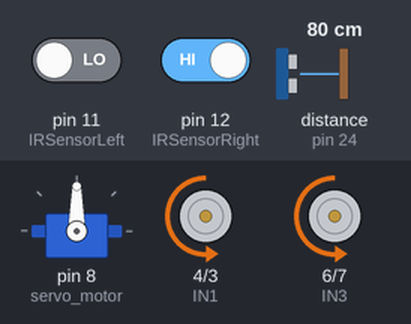
Recording of a program running on a simulated Arduino Mega 2560, built with avr-gcc and run on an emulated ATmega2560. Parts: servo, motor-driver pin pairs drawn as motors (green arrow = first pin HIGH = forward, orange = second pin HIGH = backward, longer = more drive, scaled by the enable pin). Wiring (inferred from the names in the program): ultrasonic range finder: trigger pin 22; echo pin 24. The test bench sets the inputs (shaded band); at power-on: distance to the obstacle (sensor on pin 24) 80 cm, pin 11 (IRSensorLeft) LOW, pin 12 (IRSensorRight) HIGH. The echo pulse lasts 58.3 µs per cm.

Above: at 1.2 s.
1.3 s: distance to the obstacle (sensor on pin 24) set to 2 cm
At 1.49 s:
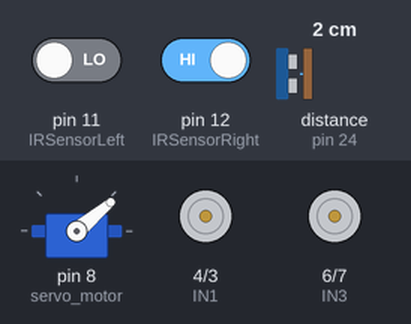
4.3 s: distance to the obstacle (sensor on pin 24) set to 35 cm
At 4.8 s:
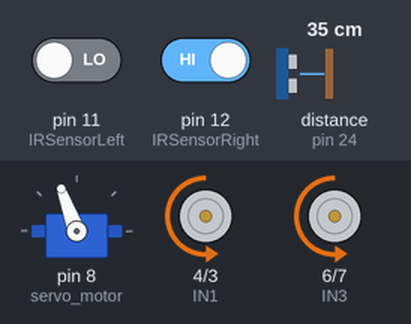
5.8 s: pin 11 (IRSensorLeft) driven HIGH
At 6.8 s:
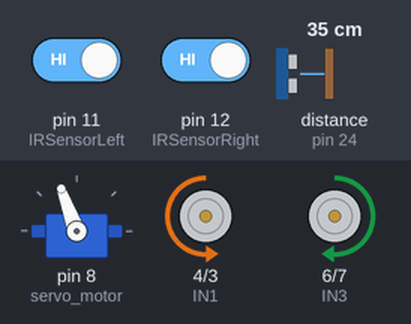
7.3 s: pin 11 (IRSensorLeft) driven LOW
At 7.8 s:
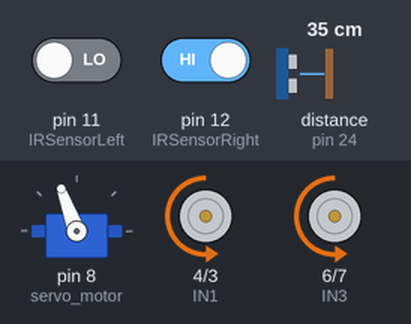
8.8 s: pin 12 (IRSensorRight) driven LOW
At 10.2 s:
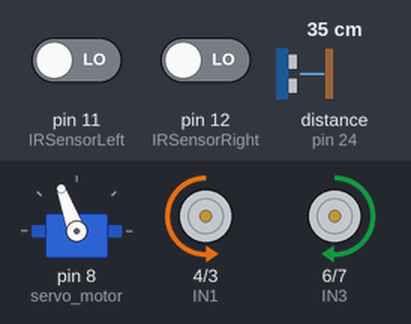
Timing chart, 0 to 11.3 s (numbered marks = the images above; inputs shaded):
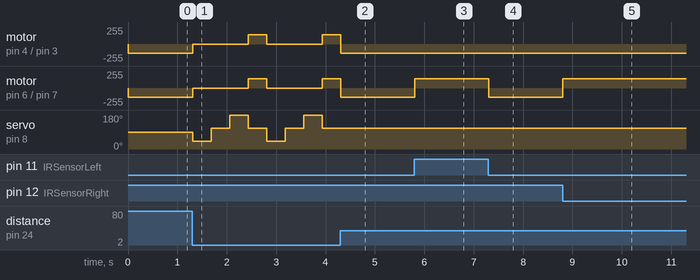

The program:

main.cpp
```cpp
//the environment this code is written for, has already been pre-configured

#include <Arduino.h>
#include <Servo.h>
#include <NewPing.h>

#define IRSensorRight 12
#define IRSensorLeft 11

int motorSpeed = 140; //fixed but this is where we create a function
// motorSpeed(); its varied by several factors

int ENA = 2; //pwm enabled pin
int IN1 = 4;
int IN2 = 3;


int ENB = 5; //pwm enabled pin
int IN3 = 6;
int IN4 = 7;


int trigPin = 22; //trigger pin for USS
int echoPin = 24; //echo pin fro USS

Servo servo_motor; //create a servo object
long duration, cm, inches;


void stopMotors()
{
  digitalWrite(IN1, LOW);
  digitalWrite(IN2, LOW);
  digitalWrite(IN3, LOW);
  digitalWrite(IN4, LOW);
}

void turnRight()
{
  digitalWrite(IN1, LOW);
  digitalWrite(IN2, HIGH);
  digitalWrite(IN3, LOW);
  digitalWrite(IN4, HIGH);

  //to motors 3/4
  analogWrite(ENA, motorSpeed);
  analogWrite(ENB, motorSpeed);
}

void turnLeft()
{
  digitalWrite(IN1, HIGH);
  digitalWrite(IN2, LOW);
  digitalWrite(IN3, HIGH);
  digitalWrite(IN4, LOW);

  //to motors 3/4
  analogWrite(ENA, motorSpeed);
  analogWrite(ENB, motorSpeed);
}

void moveBack()
{
  digitalWrite(IN1, HIGH);
  digitalWrite(IN2, LOW);
  digitalWrite(IN3, LOW);
  digitalWrite(IN4, HIGH);

  //to motors 3/4
  analogWrite(ENA, motorSpeed);
  analogWrite(ENB, motorSpeed);
}

void moveForward()
{
  digitalWrite(IN1, LOW);
  digitalWrite(IN2, HIGH);
  digitalWrite(IN3, HIGH);
  digitalWrite(IN4, LOW);

  //to motors 3/4
  analogWrite(ENA, motorSpeed);
  analogWrite(ENB, motorSpeed);
}


void setup() {
  // put your setup code here, to run once:

  //change the frequency of the PWM signal on pins D5/6
  TCCR0B = TCCR0B & B11111000 | B00000010;

  //for the motors 1 and 2
  pinMode(ENA, OUTPUT);
  pinMode(ENB, OUTPUT);

  servo_motor.attach(8);
  servo_motor.write(90);

  pinMode(IN1, OUTPUT);
  pinMode(IN2, OUTPUT);

  pinMode(IN3, OUTPUT);
  pinMode(IN4, OUTPUT);

  //ultrasonic sensor
  pinMode(trigPin, OUTPUT);
  pinMode(echoPin, INPUT);

  pinMode(IRSensorRight, INPUT);
  pinMode(IRSensorLeft, INPUT);
  stopMotors();
}

void loop() {
  // put your main code here, to run repeatedly:
  digitalWrite(trigPin, LOW);
  delayMicroseconds(5);
  digitalWrite(trigPin, HIGH);
  delayMicroseconds(10);
  digitalWrite(trigPin, LOW);

  //pinMode(echoPin, INPUT);
  duration = pulseIn(echoPin,HIGH);

  //convert the time to distance
  cm = (duration/2) / 29.1; //or multiply by 0.0343
  inches = (duration/2) / 74; //or multiply by 0.0135

  Serial.print(inches);
  Serial.print("in, ");
  Serial.print(cm);
  Serial.print("cm");
  Serial.println();

  delay(2);

  if(cm>30)
  {
    int rightIRSensorValue = digitalRead(IRSensorRight);
    int leftIRSensorValue = digitalRead(IRSensorLeft);

    //if none of the sensors detects black line, then go straight
    if(rightIRSensorValue == LOW && leftIRSensorValue == LOW)
    {
      moveForward();
    }
    //if right sensors detect black-line, turn right
    else if(rightIRSensorValue == HIGH && leftIRSensorValue == LOW)
    {
      turnRight();
    }
    //if left sensor detect black-line, go left
    else if(rightIRSensorValue == LOW && leftIRSensorValue == HIGH)
    {
      turnLeft();
    }
    //if both sensors detect black_lines, move forward
    else if(rightIRSensorValue == HIGH && leftIRSensorValue == HIGH)
    {
      moveForward();
    }
  }

  else
  {
    stopMotors();
    servo_motor.write(40);
    delay(3000);
    servo_motor.write(110);
    delay(3000);
    servo_motor.write(180);
    delay(3000);
    servo_motor.write(110);

    turnLeft();
    delay(3000);
  }

}
```

Measured:
- after the input at 1.3 s, motor on pin 4 (IN1) / pin 3 (IN2), motor on pin 6 (IN3) / pin 7 (IN4): alternates forward 140/255 for 0.38 s and stopped for 1.1 s, starting at once; servo on pin 8 (servo_motor): 90° → 40° at once, → 110° 0.38 s later, → 180° 0.38 s later, → 110° 0.38 s later, … (8 changes in this stretch)
- after the input at 4.3 s, servo on pin 8 (servo_motor): stays 110° (without the input it goes to 40° after 0.01 s)
- after the input at 5.8 s, motor on pin 6 (IN3) / pin 7 (IN4): backward 140/255 → forward 140/255 at once
- after the input at 7.3 s, motor on pin 6 (IN3) / pin 7 (IN4): forward 140/255 → backward 140/255 at once
- after the input at 8.8 s, motor on pin 6 (IN3) / pin 7 (IN4): backward 140/255 → forward 140/255 at once
